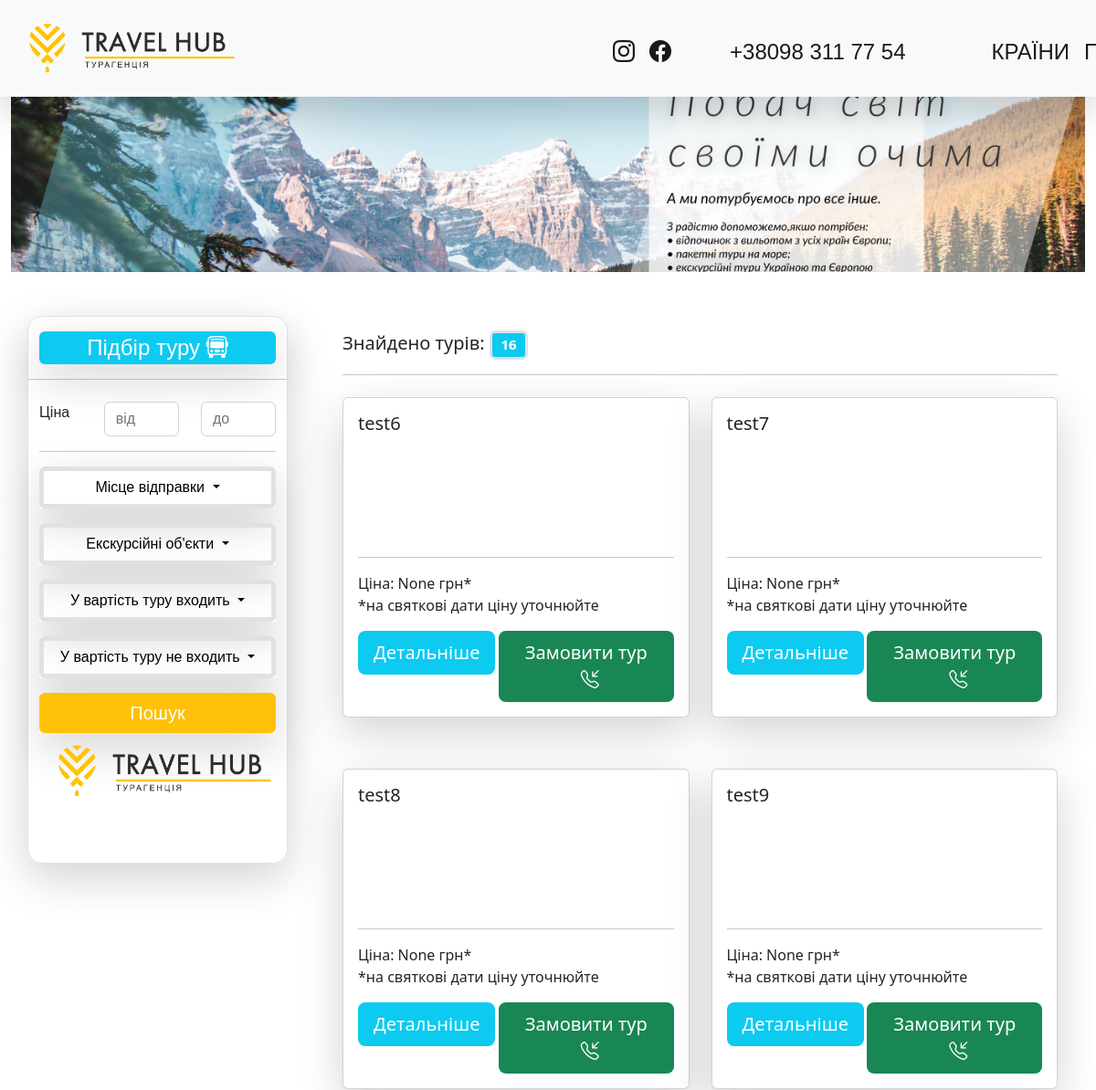
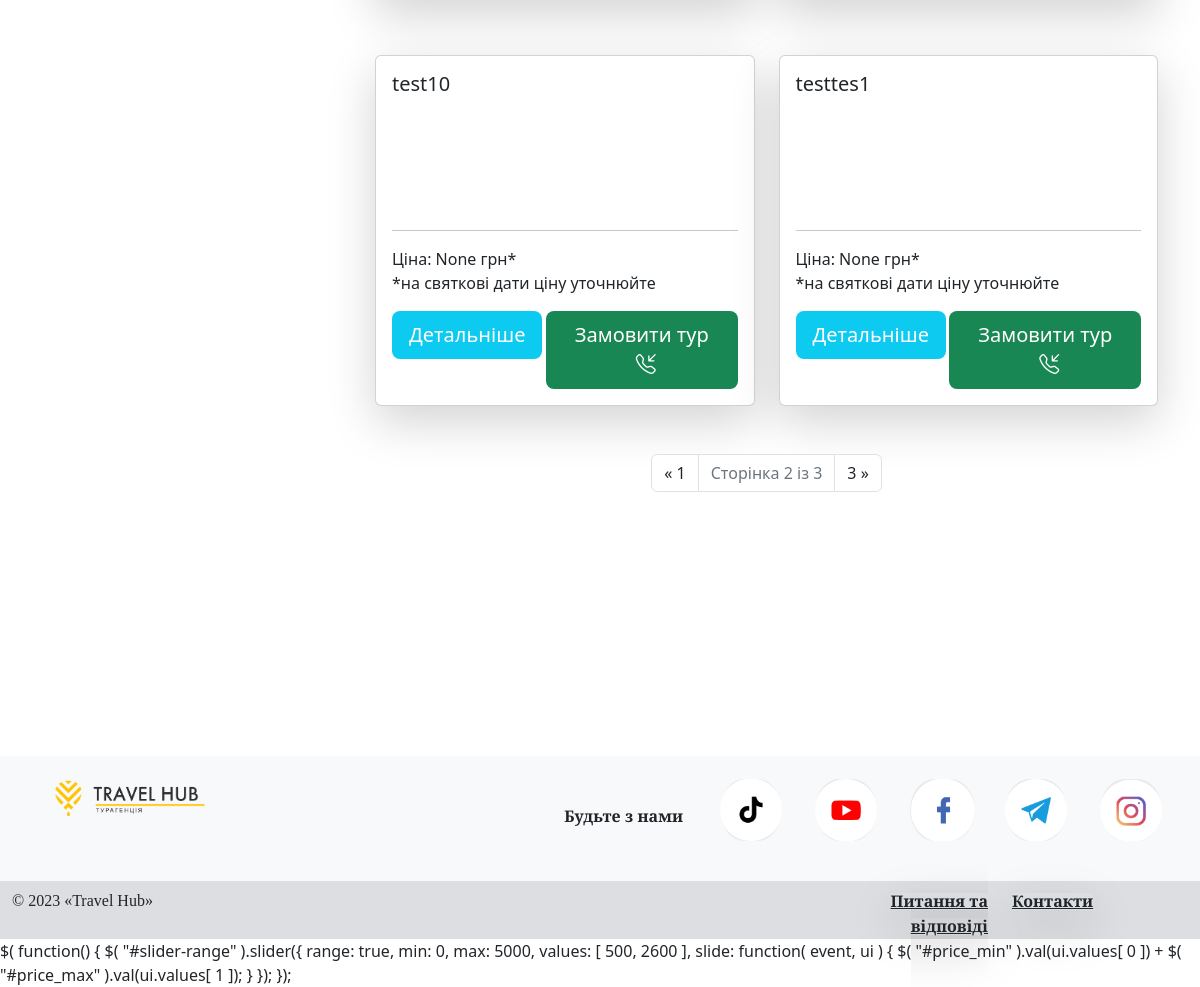
Page /catalog/?page=2 on the committed database (2 pictures, top to bottom).
### main/models.py (models this page shows, shortened)
class Tour(models.Model):
    name = models.CharField(verbose_name='Назва туру', max_length=100)
    price = models.DecimalField(verbose_name='Вартість', max_digits=10, decimal_places=2,  blank=True, null=True)
    description = models.TextField(verbose_name='Короткий опис туру',  blank=True)
    main_photo = models.FileField(verbose_name='Головне фото', blank=True, upload_to='tour_main_photo/')
    start_place = models.ManyToManyField(StartPlace, verbose_name='Місце посадки',  blank=True)
    plan = models.TextField(verbose_name='План туру', blank=True)
    tour_objects = models.ManyToManyField(TourObject, verbose_name="Екскурсійні об'єкти", blank=True)
    price_include = models.ManyToManyField(PriceInclude, verbose_name='У вартість туру входить', blank=True)
    price_exclude = models.ManyToManyField(PriceExclude, verbose_name='У вартість туру не входить', blank=True)
    food = models.TextField(verbose_name='Харчування', blank=True)
    ticket = models.TextField(verbose_name='Вхідні квитки', blank=True)
    notes = models.TextField(verbose_name='Додаткова інформація', blank=True)
    url = models.SlugField(max_length=160, unique=True, blank=True)
    created_at = models.DateTimeField(auto_now_add=True)
    updated_at = models.DateTimeField(auto_now=True)
    class Meta:
        verbose_name = "Тур"
        verbose_name_plural = "Тури"
    def get_absolute_url(self):
        return reverse('detail_tour', kwargs={'pk': self.pk})

### main/views.py (the view)
# urls.py: path('catalog/', TourList.as_view(), name='catalog'),
class TourList(FilterView):
    model = Tour
    context_object_name = 'tours'
    filterset_class = TourFilter
    template_name = 'catalog.html'
    paginate_by = 6
    def get_context_data(self, **kwargs):
        context = super().get_context_data(**kwargs)
        context['form'] = OrderForm(self.request.GET)
        context['tour_objects'] = TourObject.objects.all()
        context['start_places'] = StartPlace.objects.all()
        context['price_include'] = PriceInclude.objects.all()
        context['price_exclude'] = PriceExclude.objects.all()
        filtered_data = context['filter'].qs
        paginator = Paginator(filtered_data, self.paginate_by)
        page = self.request.GET.get('page')
        context['page_obj'] = paginator.get_page(page)
        return context

### main/forms.py
class OrderForm(forms.Form):
    name = forms.CharField(max_length=30)
    surname = forms.CharField(max_length=50)
    phone = forms.CharField(max_length=9)

### main/models.py (called while the page is built)
    def __str__(self):
        return self.name

    def __str__(self):
        return self.name

    def __str__(self):
        return self.name

    def __str__(self):
        return self.name

### templates/catalog.html (shortened to what this page needs)
{% extends 'base.html' %}
{% load static %}
{% block content %}
<div class="container">
      <div class="row mt-5" style="margin-bottom:200px;">
          <div class="col-10 shadow-lg  offset-1 offset-md-0 col-md-3 border pt-3 rounded-4 me-5" style="max-height:600px; font-family: 'Titillium Web', sans-serif; ">
              <p class="text-center text-bg-primary bg-info shadow-lg rounded fs-4">Підбір туру <i class="bi bi-bus-front"></i></p>
              <form method="GET">
            <div class="row "><hr>
            <div class="col col-md-3  mt-2">Ціна</div>
            <div class="col mt-2"><input class="form-control " placeholder="від" type="text" id="price_min" name="price_min" /></div>
                <div class="col mt-2"><input class="form-control " placeholder="до" type="text" id="price_max" name="price_max" /></div>
            </div>
            <div class="mt-3 mb-3" id="slider-range"></div><hr>
<div class="d-grid gap-2 mb-3 shadow-lg">
  <button class="btn border  border-5 text-black dropdown-toggle" type="button" data-bs-toggle="dropdown" aria-expanded="false">
    Місце відправки
  </button>
</div>
<div class="d-grid gap-2 mb-3 shadow-lg">
  <button class="btn border  border-5 text-black dropdown-toggle" type="button" data-bs-toggle="dropdown" aria-expanded="false">
    Екскурсійні об'єкти
  </button>
</div>
                  <div class="d-grid gap-2 mb-3 shadow-lg">
  <button class="btn border  border-5 text-black dropdown-toggle" type="button" data-bs-toggle="dropdown" aria-expanded="false">
    У вартість туру входить
  </button>
</div>
                      <div class="d-grid gap-2 mb-3 shadow-lg">
  <button class="btn border  border-5 text-black dropdown-toggle" type="button" data-bs-toggle="dropdown" aria-expanded="false">
    У вартість туру не входить
  </button>
</div>
    <div class="d-grid gap-2 shadow-lg">
  <button type="submit" class="btn bg-warning fs-5 text-white">Пошук</button>
    </div>
</form>
<img style="max-width: 100%;" src="{% static 'images/logo7.png' %}" alt="" ></a>
      </div>
          <div class="col">
              <h5 class="mt-3">Знайдено турів: <span class="border border-3 badge bg-info">{{filter.qs.count }}</span></h5><hr>
            <div class="row mt-2">
            {% for tour in page_obj %}
            <div class="col col-md-6 offset-1 offset-md-0 mt-2 mb-5">
              <div class="card shadow-lg w-100 h-100 " style="width: 18rem;">
  <div class="card-body ">
    <h5 class="card-title">{{ tour.name }}</h5>
    <p class="card-text overflow-scroll" style="max-height: 100px; min-height:110px;">{{tour.description}}</p>
      <hr>
      <p class="card-text lh-base fw-light"><b>Ціна: {{tour.price}} грн*</b><br>
      *на святкові дати ціну уточнюйте
      </p>
<div class="row">
    <div class="col-md-5">
        <a href="{{ tour.get_absolute_url }}" class="btn btn-lg bg-info  text-white">Детальніше</a>
    </div>
    <div class="col">
        <button type="button" class="btn btn-lg bg-success  text-white" data-bs-toggle="modal" data-bs-target="#exampleModal">
      Замовити тур<i class="bi bi-telephone-inbound ms-2"></i>
        </button>
    </div>
</div>
  </div>
</div>
          </div>
          {% endfor %}
              </div>
         <nav aria-label="Page navigation example">
  <ul class="pagination justify-content-center">
      {% if page_obj.has_previous %}
    <li class="page-item text-dark"><a class="page-link text-dark" href="?page={{ page_obj.previous_page_number }}">&laquo;  {{page_obj.previous_page_number}}</a></li>
      {% else %}
<li class="page-item disabled">
      <a class="page-link">1</a>
    </li>
      {% endif %}
    <li class="page-item disabled"><a class="page-link">Сторінка {{ page_obj.number }} із {{ page_obj.paginator.num_pages }}</a></li>
      {% if page_obj.has_next %}
      <li class="page-item text-dark"><a class="page-link text-dark" href="?page={{ page_obj.next_page_number }}">{{page_obj.next_page_number}}  &raquo;</a></li>
      {% endif %}
  </ul>
</nav>
          </div>
      </div>
</div>
{% endblock content %}
{% block scripts %}
      $( function() {
        $( "#slider-range" ).slider({
          range: true,
          min: 0,
          max: 5000,
          values: [ 500, 2600 ],
          slide: function( event, ui ) {
            $( "#price_min" ).val(ui.values[ 0 ]) + $( "#price_max" ).val(ui.values[ 1 ]);
          }
        });
  });
{% endblock scripts %}

### static/css/styles.css (style rules this page uses)
body { height: 100vh; display: flex; flex-direction: column; margin: 0; }

### rows in the picture
Tour: name "test6", price "None"
Tour: name "test7", price "None"
Tour: name "test8", price "None"
Tour: name "test9", price "None"
Tour: name "test10", price "None"
Tour: name "testtes1", price "None"

### other values in the picture
{{ filter.qs.count }} "16"
{{ page_obj.previous_page_number }} "1"
{{ page_obj.number }} "2"
{{ page_obj.paginator.num_pages }} "3"
{{ page_obj.next_page_number }} "3"
